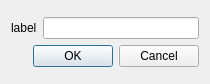
<?xml version="1.0" encoding="UTF-8"?>
<ui version="4.0">
 <class>DialogInputDialog</class>
 <widget class="QDialog" name="DialogInputDialog">
  <property name="geometry">
   <rect>
    <x>0</x>
    <y>0</y>
    <width>210</width>
    <height>84</height>
   </rect>
  </property>
  <property name="windowTitle">
   <string>Dialog</string>
  </property>
  <layout class="QVBoxLayout" name="verticalLayout_2">
   <item>
    <layout class="QVBoxLayout" name="verticalLayout">
     <item>
      <layout class="QHBoxLayout" name="horizontalLayout">
       <item>
        <widget class="QLabel" name="label">
         <property name="text">
          <string>label</string>
         </property>
        </widget>
       </item>
       <item>
        <widget class="QLineEdit" name="lineEdit"/>
       </item>
      </layout>
     </item>
     <item>
      <widget class="QDialogButtonBox" name="buttonBox">
       <property name="orientation">
        <enum>Qt::Horizontal</enum>
       </property>
       <property name="standardButtons">
        <set>QDialogButtonBox::Cancel|QDialogButtonBox::Ok</set>
       </property>
      </widget>
     </item>
    </layout>
   </item>
  </layout>
 </widget>
 <resources/>
 <connections>
  <connection>
   <sender>buttonBox</sender>
   <signal>accepted()</signal>
   <receiver>DialogInputDialog</receiver>
   <slot>accept()</slot>
   <hints>
    <hint type="sourcelabel">
     <x>248</x>
     <y>254</y>
    </hint>
    <hint type="destinationlabel">
     <x>157</x>
     <y>274</y>
    </hint>
   </hints>
  </connection>
  <connection>
   <sender>buttonBox</sender>
   <signal>rejected()</signal>
   <receiver>DialogInputDialog</receiver>
   <slot>reject()</slot>
   <hints>
    <hint type="sourcelabel">
     <x>316</x>
     <y>260</y>
    </hint>
    <hint type="destinationlabel">
     <x>286</x>
     <y>274</y>
    </hint>
   </hints>
  </connection>
 </connections>
</ui>
